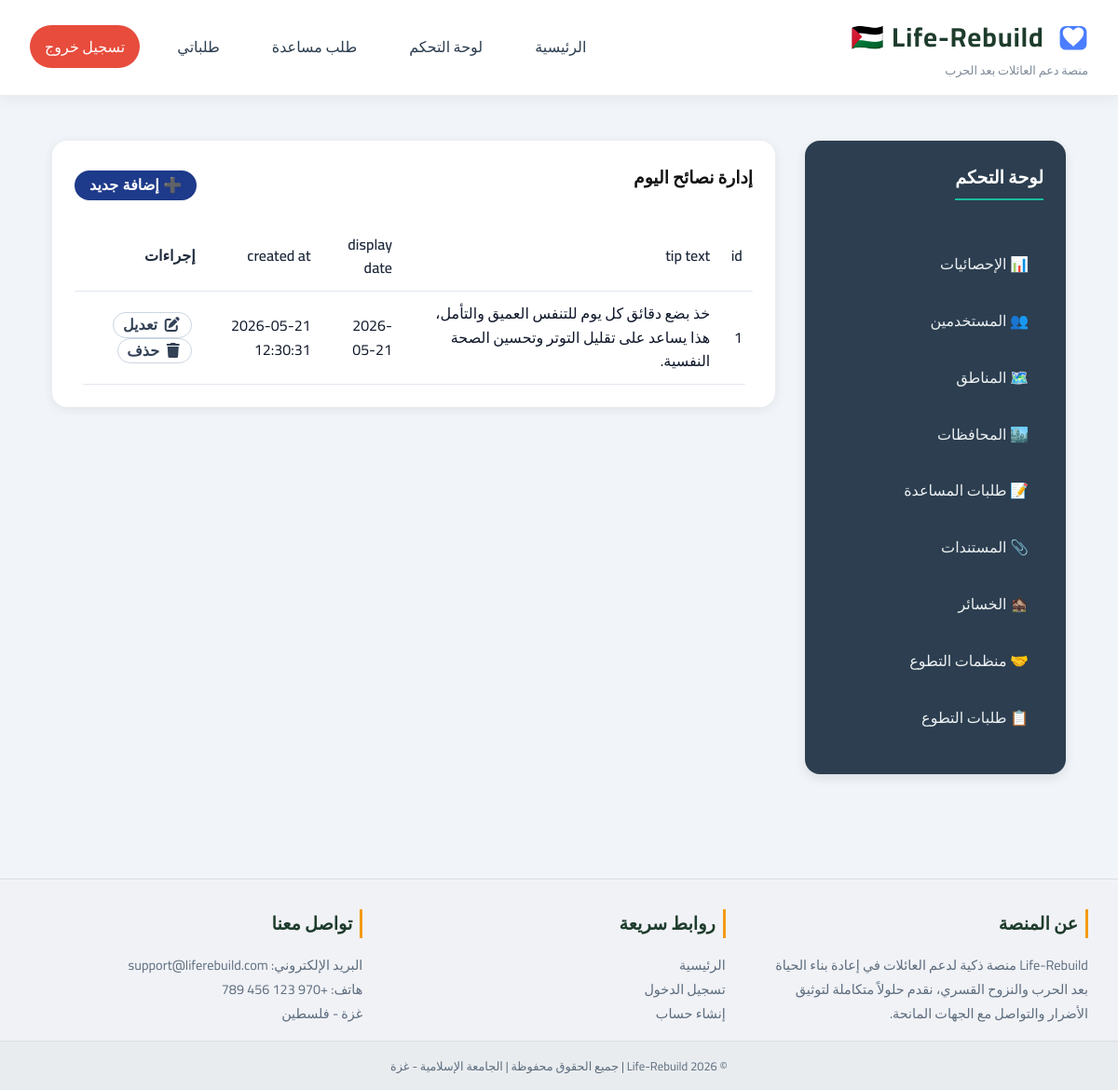
/index.php?page=admin&tab=mental_daily_tips (signed in), run on the app's committed database.
### tables this page shows
CREATE TABLE IF NOT EXISTS mental_daily_tips (
    id INT AUTO_INCREMENT PRIMARY KEY,
    tip_text TEXT NOT NULL,
    display_date DATE NOT NULL,
    created_at TIMESTAMP DEFAULT CURRENT_TIMESTAMP
);

### controllers/AdminController.php (called while the page is built, shortened)
<?php
class AdminController {
    private $db;
    public function __construct($pdo) {
        $this->db = $pdo;
    }
    public function index() {
        $tab = $_GET['tab'] ?? 'dashboard';
        $action = $_GET['action'] ?? 'list';
        $content = 'views/admin/dashboard_stats.php';
        $rows = [];
        $columns = [];
        $tableName = '';
        switch ($tab) {
            case 'governorates':
            case 'aid_requests':
            case 'losses':
            case 'volunteer_organizations':
            case 'support_team':
            case 'aid_packages':
            case 'roadmap_tasks':
            case 'mental_specialists':
            case 'mental_centers':
            case 'mental_articles':
            case 'mental_crisis_lines':
            case 'mental_daily_tips':
            case 'mental_appointments':
            case 'volunteer_requests_list':
                $tableName = $this->getTableDisplayName($tab);
                $columns = $this->getTableColumns($tab);
                if ($action === 'list') {
                    $page = isset($_GET['p']) ? (int)$_GET['p'] : 1;
                    $limit = 20;
                    $offset = ($page - 1) * $limit;
                    $search = isset($_GET['search']) ? trim($_GET['search']) : '';
                    $rows = $this->getTableRows($tab, $limit, $offset, $search);
                }
                $content = 'views/admin/dynamic_table.php';
                break;
        }
        include 'views/admin/layout.php';
    }
    private function getTableRows($table, $limit, $offset, $search = '') {
     if (!$this->tableExists($table)) {
        return [];
    }
        $sql = "SELECT * FROM $table";
        $sql .= " ORDER BY id DESC LIMIT :limit OFFSET :offset";
        $stmt = $this->db->prepare($sql);
        $stmt->bindValue(':limit', $limit, PDO::PARAM_INT);
        $stmt->bindValue(':offset', $offset, PDO::PARAM_INT);
        $stmt->execute();
        return $stmt->fetchAll();
    }
    private function getTableColumns($table) {
         if (!$this->tableExists($table)) {
        return [];
    }
        $map = [
            'areas' => ['id', 'governorate_id', 'area_name', 'is_safe', 'has_water', 'has_electricity', 'has_health_center', 'has_school', 'needs_reconstruction', 'safety_level'],
            'governorates' => ['id', 'name'],
            'aid_requests' => ['id', 'user_id', 'request_type', 'description', 'status', 'created_at'],
            'losses' => ['id', 'user_id', 'document_type', 'title', 'description', 'loss_date', 'created_at'],
            'volunteer_organizations' => ['id', 'name', 'area', 'services', 'phone', 'whatsapp'],
            'support_team' => ['id', 'name', 'role', 'avatar_letters', 'avatar_color', 'status', 'display_order', 'is_active'],
            'aid_packages' => ['id', 'title', 'organization', 'status', 'contents', 'expected_date'],
            'roadmap_tasks' => ['id', 'task_name', 'task_category', 'due_date', 'status'],
'mental_specialists' => ['id', 'name', 'specialty', 'avatar_letter', 'phone', 'whatsapp', 'is_available'],            'mental_centers' => ['id', 'name', 'area', 'address', 'phone', 'services', 'working_hours'],
            'mental_articles' => ['id', 'title', 'category', 'read_time', 'badge_text', 'badge_color', 'card_color', 'created_at'],
            'mental_crisis_lines' => ['id', 'title', 'description', 'action_text', 'icon_class', 'bg_color', 'is_active'],
            'mental_daily_tips' => ['id', 'tip_text', 'display_date', 'created_at'],
            'mental_appointments' => ['id', 'user_id', 'specialist_id', 'appointment_date', 'appointment_time', 'status', 'created_at'],
            'volunteer_requests' => ['id', 'title', 'volunteers_needed', 'request_date', 'urgency'],
        ];
        return $map[$table] ?? ['id', 'name'];
    }
    private function getTableDisplayName($table) {
        $names = [
            'areas' => 'المناطق',
            'governorates' => 'المحافظات',
            'aid_requests' => 'طلبات المساعدة',
            'losses' => 'الخسائر',
            'volunteer_organizations' => 'منظمات التطوع',
            'support_team' => 'فريق الدعم',
            'aid_packages' => 'حزم المساعدات',
            'roadmap_tasks' => 'مهام خارطة الطريق',
            'mental_specialists' => 'الأخصائيون النفسيون',
            'mental_centers' => 'مراكز الدعم النفسي',
            'mental_articles' => 'المقالات النفسية',
            'mental_crisis_lines' => 'خدمات الدعم السريعة',
            'mental_daily_tips' => 'نصائح اليوم',
            'mental_appointments' => 'مواعيد الاستشارات النفسية',
            'volunteer_requests_list' => 'طلبات متطوعين (عامة)',
        ];
        return $names[$table] ?? $table;
    }
    private function tableExists($table) {
    try {
        $result = $this->db->query("SHOW TABLES LIKE '$table'");
        return $result->rowCount() > 0;
    } catch (PDOException $e) {
        return false;
    }
}
}
?>

### views/admin/layout.php (the view, shortened to what this page needs)
<?php include 'views/partials/header.php'; ?>
<link rel="stylesheet" href="https://cdnjs.cloudflare.com/ajax/libs/font-awesome/6.0.0/css/all.min.css">
<div class="admin-container">
    <aside class="admin-sidebar">
        <h3>لوحة التحكم</h3>
        <ul>
            <li><a href="index.php?page=admin&tab=dashboard" class="<?= $tab == 'dashboard' ? 'active' : '' ?>">📊 الإحصائيات</a></li>
            <li><a href="index.php?page=admin&tab=users" class="<?= $tab == 'users' ? 'active' : '' ?>">👥 المستخدمين</a></li>
            <li><a href="index.php?page=admin&tab=areas" class="<?= $tab == 'areas' ? 'active' : '' ?>">🗺️ المناطق</a></li>
            <li><a href="index.php?page=admin&tab=governorates" class="<?= $tab == 'governorates' ? 'active' : '' ?>">🏙️ المحافظات</a></li>
            <li><a href="index.php?page=admin&tab=aid_requests" class="<?= $tab == 'aid_requests' ? 'active' : '' ?>">📝 طلبات المساعدة</a></li>
            <li><a href="index.php?page=admin&tab=documents" class="<?= $tab == 'documents' ? 'active' : '' ?>">📎 المستندات</a></li>
            <li><a href="index.php?page=admin&tab=losses" class="<?= $tab == 'losses' ? 'active' : '' ?>">🏚️ الخسائر</a></li>
            <li><a href="index.php?page=admin&tab=volunteer_organizations" class="<?= $tab == 'volunteer_organizations' ? 'active' : '' ?>">🤝 منظمات التطوع</a></li>
            <li><a href="index.php?page=admin&tab=volunteer_requests" class="<?= $tab == 'volunteer_requests' ? 'active' : '' ?>">📋 طلبات التطوع</a></li>
        </ul>
    </aside>
    <main class="admin-content">
        <?php
        if (isset($content) && file_exists($content)) {
            include $content;
        }
        elseif ($tab == 'dashboard') {
            ?>
            <div class="stats-cards-grid">
                <div class="stat-card border-blue"><h3>العائلات المسجلة</h3><p><?= number_format($stats['families'] ?? 0) ?></p></div>
                <div class="stat-card border-orange"><h3>الطلبات المعلقة</h3><p><?= number_format($stats['pending'] ?? 0) ?></p></div>
                <div class="stat-card border-green"><h3>إجمالي الطلبات</h3><p><?= number_format($stats['requests'] ?? 0) ?></p></div>
                <div class="stat-card border-purple"><h3>طلبات التطوع</h3><p><?= number_format($stats['volunteer_requests'] ?? 0) ?></p></div>
            </div>
            <div class="admin-table-section">
                <h3>آخر طلبات المساعدة</h3>
                <div class="responsive-table-wrapper">
                    <table class="data-table-main">
                        <thead><tr><th>ID</th><th>العائلة</th><th>نوع المساعدة</th><th>التاريخ</th><th>الحالة</th></tr></thead>
                        <tbody>
                            <?php
                            $recent = $this->db->query("SELECT ar.id, u.full_name, ar.request_type, ar.created_at, ar.status FROM aid_requests ar JOIN users u ON ar.user_id = u.id ORDER BY ar.id DESC LIMIT 5")->fetchAll();
                            foreach ($recent as $r): ?>
                            <tr><td>#<?= $r['id'] ?></td><td><?= htmlspecialchars($r['full_name']) ?></td><td><?= $r['request_type'] ?></td><td><?= date('Y-m-d', strtotime($r['created_at'])) ?></td><td><span class="tbl-badge badge-yellow-solid"><?= $r['status'] ?></span></td></tr>
                            <?php endforeach; ?>
                        </tbody>
                    </table>
                </div>
            </div>
            <?php
        }
        elseif ($action === 'add' || $action === 'edit') {
            ?>
            <div class="form-container">
                <h3><?= $action === 'add' ? 'إضافة جديد' : 'تعديل' ?> <?= htmlspecialchars($tableName) ?></h3>
                <form method="POST" action="index.php?page=admin&tab=<?= $tab ?>&action=save">
                    <?php if ($action === 'edit' && $record): ?>
                        <input type="hidden" name="id" value="<?= $record['id'] ?>">
                    <?php endif; ?>
                    <?php foreach ($columns as $col): if ($col == 'id') continue; ?>
                    <div class="form-group">
                        <label><?= str_replace('_', ' ', $col) ?></label>
                        <input type="text" name="<?= $col ?>" value="<?= htmlspecialchars($record[$col] ?? '') ?>">
                    </div>
                    <?php endforeach; ?>
                    <button type="submit" class="btn-save">💾 حفظ</button>
                    <a href="index.php?page=admin&tab=<?= $tab ?>" class="btn-cancel">إلغاء</a>
                </form>
            </div>
            <?php
        }
        else {
            ?>
            <div class="table-header-controls">
                <h3>إدارة <?= htmlspecialchars($tableName) ?></h3>
                <button class="btn-add" onclick="location.href='index.php?page=admin&tab=<?= $tab ?>&action=add'">➕ إضافة جديد</button>
            </div>
            <div class="responsive-table-wrapper">
                <table class="data-table-main">
                    <thead><tr><?php foreach ($columns as $col): ?><th><?= str_replace('_', ' ', $col) ?></th><?php endforeach; ?><th>إجراءات</th></tr></thead>
                    <tbody>
                        <?php if (count($rows) > 0): ?>
                            <?php foreach ($rows as $row): ?>
                            <tr><?php foreach ($columns as $col): ?><td><?= htmlspecialchars($row[$col] ?? '') ?></td><?php endforeach; ?>
                            <td><button class="btn-table-view" onclick="location.href='index.php?page=admin&tab=<?= $tab ?>&action=edit&id=<?= $row['id'] ?>'"><i class="fas fa-edit"></i> تعديل</button>
                            <button class="btn-table-view" onclick="if(confirm('حذف؟')) location.href='index.php?page=admin&tab=<?= $tab ?>&action=delete&id=<?= $row['id'] ?>'"><i class="fas fa-trash"></i> حذف</button></td></tr>
                            <?php endforeach; ?>
                        <?php else: ?>
                            <tr><td colspan="<?= count($columns)+1 ?>">لا توجد بيانات</td></tr>
                        <?php endif; ?>
                    </tbody>
                </table>
            </div>
            <?php
        }
        ?>
    </main>
</div>
<?php include 'views/partials/footer.php'; ?>

### assets/css/style.css (style rules this page uses)
* { margin: 0; padding: 0; box-sizing: border-box; }
a { text-decoration: none !important; }
body { font-family: 'Tajawal', 'Segoe UI', Tahoma, sans-serif; background: #ffffff; color: #1e1e1e; line-height: 1.6; display: flex; flex-direction: column; min-height: 100vh; }
main { flex: 1; padding: 2rem; max-width: 1200px; margin: 0 auto; width: 100%; }
h1, h2, h3 { margin-bottom: 1rem; color: #111; }
button, .btn { background: #1a1a1a; color: white; border: none; padding: 0.75rem 1.5rem; border-radius: 30px; cursor: pointer; font-size: 1rem; font-weight: 600; transition: all 0.3s; display: inline-block; text-decoration: none; margin: 0.5rem 0; }
table { width: 100%; border-collapse: collapse; margin-top: 1rem; background: white; border-radius: 12px; overflow: hidden; }
th, td { padding: 12px; text-align: right; border-bottom: 1px solid #eee; }
th { background: #2c3e50; color: white; font-weight: 600; }
.admin-sidebar { width: 280px; background: #2c3e50; border-radius: 20px; padding: 1.5rem; color: white; position: sticky; top: 2rem; flex-shrink: 0; box-shadow: 0 4px 12px rgba(0,0,0,0.1); }
.admin-sidebar h3 { color: #fff; font-size: 1.3rem; margin-bottom: 1.5rem; border-bottom: 2px solid #1abc9c; display: inline-block; padding-bottom: 0.5rem; }
.admin-sidebar ul { list-style: none; padding: 0; margin: 0; }
.admin-sidebar ul li { margin: 0.8rem 0; }
.admin-sidebar ul li a { color: #ecf0f1; text-decoration: none; display: block; padding: 0.7rem 1rem; border-radius: 12px; transition: all 0.3s; font-weight: 500; }
.admin-content { flex: 1; background: white; border-radius: 20px; padding: 1.5rem; box-shadow: 0 2px 12px rgba(0,0,0,0.08); overflow-x: auto; }

### views/admin/layout.php (style rules this page uses)
* { margin: 0; padding: 0; box-sizing: border-box; }
body { font-family: 'Cairo', sans-serif; background: #f1f5f9; color: #0f172a; }
.admin-container { display: flex; gap: 2rem; align-items: flex-start; max-width: 1600px; margin: 1rem auto 2rem; padding: 0 1.5rem; }
.admin-sidebar { width: 280px; background: #2c3e50; border-radius: 1rem; padding: 1.5rem; flex-shrink: 0; }
.admin-sidebar h3 { color: white; font-size: 1.2rem; margin-bottom: 1rem; border-bottom: 2px solid #1abc9c; display: inline-block; }
.admin-sidebar ul { list-style: none; margin-top: 1rem; max-height: 70vh; overflow-y: auto; }
.admin-sidebar li { margin-bottom: 0.5rem; }
.admin-sidebar a { display: block; padding: 0.5rem 0.8rem; color: #e2e8f0; text-decoration: none; border-radius: 0.5rem; transition: 0.2s; }
.admin-content { flex: 1; background: white; border-radius: 1rem; padding: 1.5rem; overflow-x: auto; }
.table-header-controls { display: flex; justify-content: space-between; align-items: center; margin-bottom: 1rem; flex-wrap: wrap; gap: 0.5rem; }
.btn-add, .btn-export { background: #1e3a8a; color: white; border: none; padding: 0.4rem 1rem; border-radius: 2rem; cursor: pointer; }
.data-table-main { width: 100%; border-collapse: collapse; }
.data-table-main th, .data-table-main td { padding: 0.7rem; text-align: right; border-bottom: 1px solid #e2e8f0; }
.data-table-main th { background: #f8fafc; font-weight: 600; }
.btn-table-view { background: transparent; border: 1px solid #cbd5e1; border-radius: 2rem; padding: 0.2rem 0.6rem; cursor: pointer; margin: 0 0.2rem; }
.btn-table-view i { margin: 0 0.2rem; }
.admin-content table, .admin-content td, .admin-content th { color: #1e293b !important; background-color: white !important; }
.admin-content .data-table-main td { color: #0f172a !important; background: white !important; }
.admin-content .btn-table-view i, .admin-content .btn-table-view { color: #334155 !important; }

### data on the page
mental_daily_tips: id "1", tip_text "خذ بضع دقائق كل يوم للتنفس العميق والتأمل، هذا يساعد على تقليل التوتر وتحسين الصحة النفسية.", display_date "2026-05-21", created_at "2026-05-21 12:30:31"

### other printed values
$tableName "نصائح اليوم"
str_replace('_', ' ', $col) "id"
str_replace('_', ' ', $col) "tip text"
str_replace('_', ' ', $col) "display date"
str_replace('_', ' ', $col) "created at"
